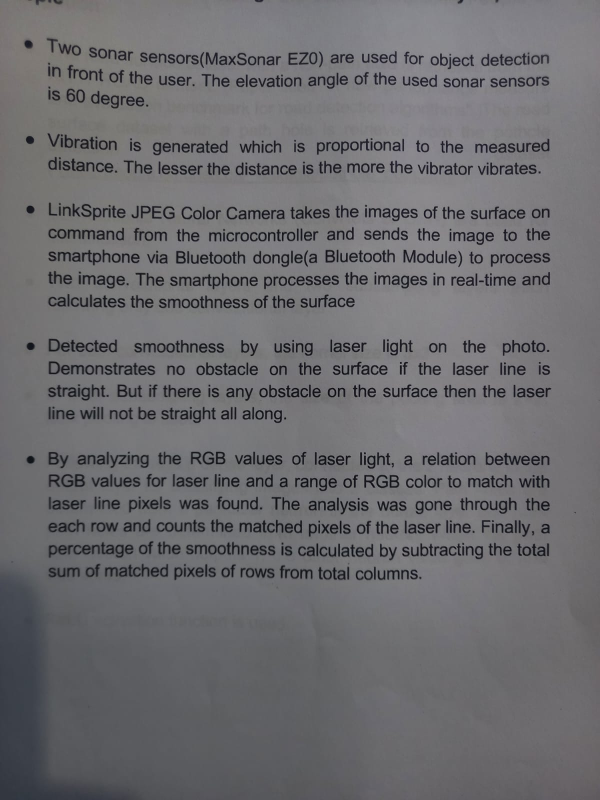
#> input picture test8.jpeg, 1200 x 1600 px (shown at 1/2 size)
$ python column_find_ocr.py
#> lines starting #> are read from the running program, lines starting #| are printed output that depends on the picture; after the words box and inside, x2 and y2 are one past the last pixel; in counts of white or black regions, pixels touching at a corner belong together
import cv2
import matplotlib.pyplot as plt
import numpy as np

img=cv2.imread("test8.jpeg",cv2.IMREAD_GRAYSCALE)  # to actually read
#> img: shape (1600, 1200); min 0, max 162, mean 109
img2=cv2.imread("test8.jpeg")  # to crop each line, same image with no modification
#> img2 is the input picture: shape (1600, 1200, 3); mean B, G, R 111.6, 108.5, 109

img = cv2.threshold(img, 0, 255, cv2.THRESH_BINARY+cv2.THRESH_OTSU)[1]
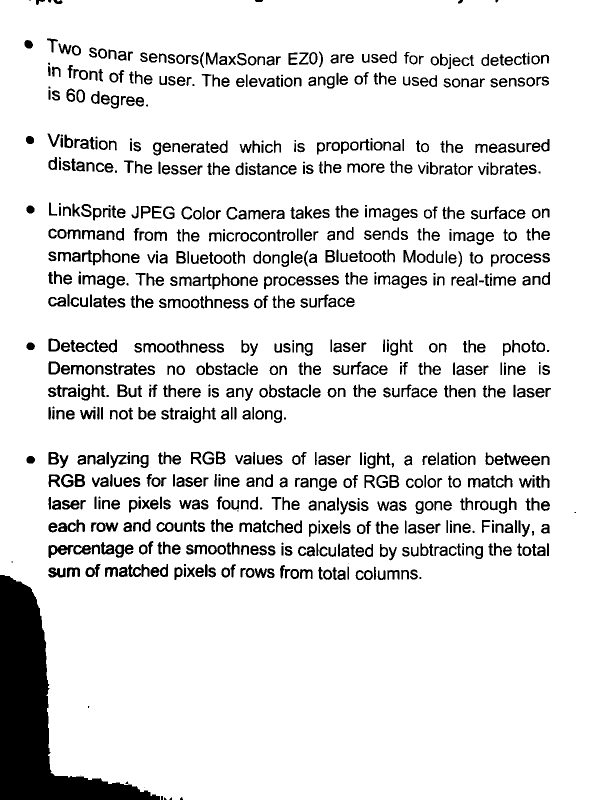
#> img: shape (1600, 1200) (shown at 1/2 size); 89.4% white; 1022 black regions (72 under 20 px), largest, box (x1, y1, x2, y2) and area: (0, 1150, 320, 1600) 47843, (97, 1090, 147, 1116) 637, (96, 1135, 132, 1155) 453

img=255-img
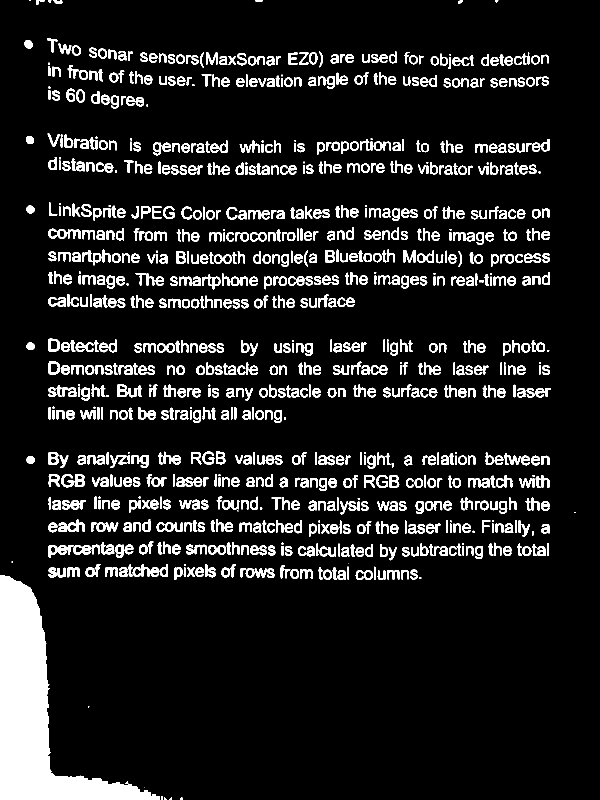
#> img: shape (1600, 1200) (shown at 1/2 size); 10.6% white; 1022 white regions (72 under 20 px), largest, box (x1, y1, x2, y2) and area: (0, 1150, 320, 1600) 47843, (97, 1090, 147, 1116) 637, (96, 1135, 132, 1155) 453

cv2.imshow("sdfsdf",img)

cv2.waitKey(0)


# define the kernel

kernel2 = np.ones((8, 40), np.uint8) #kernel for dilation

img = cv2.dilate(img, kernel2, iterations=1)
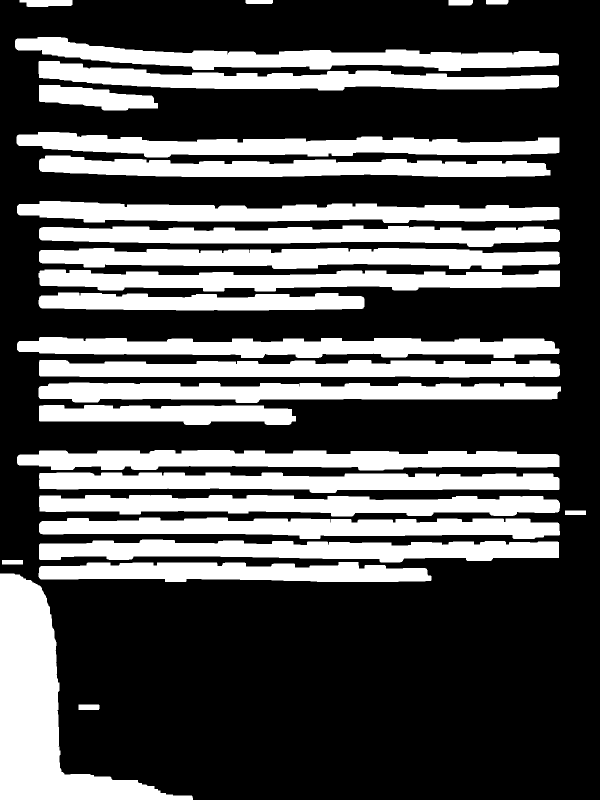
#> img: shape (1600, 1200) (shown at 1/2 size); 33.6% white; 28 white regions

cv2.imshow("dilation",img)
cv2.waitKey(0)


#img = cv2.Canny(img, 30, 200)

#cv2.imshow('image', img)
#cv2.waitKey(0)

#cv2.imwrite("line detected image.png",img)

# Finding Contours
# Use a copy of the image e.g. edged.copy()
# since findContours alters the image
contours, hierarchy = cv2.findContours(img,
    cv2.RETR_EXTERNAL, cv2.CHAIN_APPROX_SIMPLE)
#> contours = 28 contours; largest, box (x1, y1, x2, y2) and area: (0, 1147, 386, 1600) 58032, (34, 900, 1119, 941) 32774, (78, 496, 1120, 538) 32011, (78, 1079, 1118, 1125) 31989, (34, 402, 1119, 446) 31945

# [16 lines of commented-out code are left out]
print(contours)
#> (printed output is left out)
for i,contour in enumerate(contours):
    area=cv2.contourArea(contour)
    perimeter=cv2.arcLength(contour,True)
    #print(i,perimeter)
    if(perimeter<1000 or perimeter>2500):
        pass
    else:
          rect = cv2.minAreaRect(contour)
          box = cv2.boxPoints(rect)
          #print(box)
          box = np.int0(box)
          #print(box)
          cv2.drawContours(img,[box],0,(255,0,255),2)
          x, y, w, h = cv2.boundingRect(contour)

        # Crop the region of interest (ROI) from the original image
          roi = img2[y:y+h, x:x+w]
          # Save the cropped image
          cv2.imwrite(f'test8_{i}.jpg', roi)
#> this loop made 28 passes
#> (area, perimeter, rect, box, x, y, w, h) on passes 2, 3, 5, 6, 8: (58032, 1644.2, ((192.5, 1373), (452, 385), -90), [[385, 1599], [0, 1599], [0, 1147], [385, 1147]], 0, 1147, 386, 453), (23710, 1710.5, ((469.5, 1143.5), (39, 785), -90), [[862, 1163], [77, 1163], [77, 1124], [862, 1124]], 77, 1124, 786, 40), (31989, 2270.9, ((597.5, 1101.7), (43.09, 1039.1), -89.75), [[1116, 1125], [77, 1121], [78, 1077], [1117, 1082]], 78, 1079, 1040, 46), (31254, 2270.3, ((598.5, 1056.2), (41.52, 1041.1), -89.81), [[1118, 1078], [77, 1075], [78, 1033], [1119, 1037]], 78, 1035, 1042, 43), (31527, 2269.3, ((598.5, 1011), (41.53, 1041.1), -89.79), [[1118, 1033], [77, 1029], [78, 988], [1119, 992]], 78, 990, 1042, 43)
#> (area, perimeter) on passes 1, 22, 25, 26, 27, 28: (408, 100.8), (7441, 554.9), (346, 101.7), (470, 113.7), (374, 119.7), (1139, 232.5)
#> pass 2, `roi = img2[y:y+h, x:x+w]`:
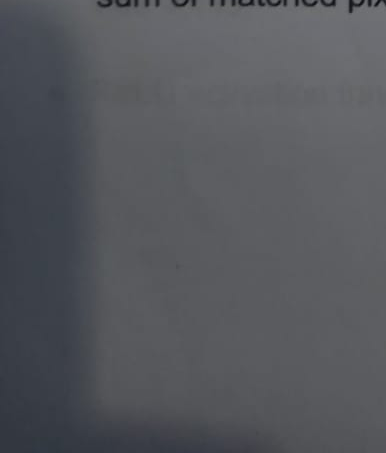
#> roi: shape (453, 386, 3); mean B, G, R 92.1, 86.9, 85.2
#> pass 3, `roi = img2[y:y+h, x:x+w]`:
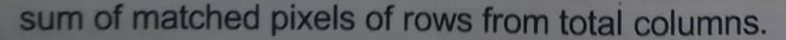
#> roi: shape (40, 786, 3); mean B, G, R 99.5, 95.8, 95
#> after the loop:
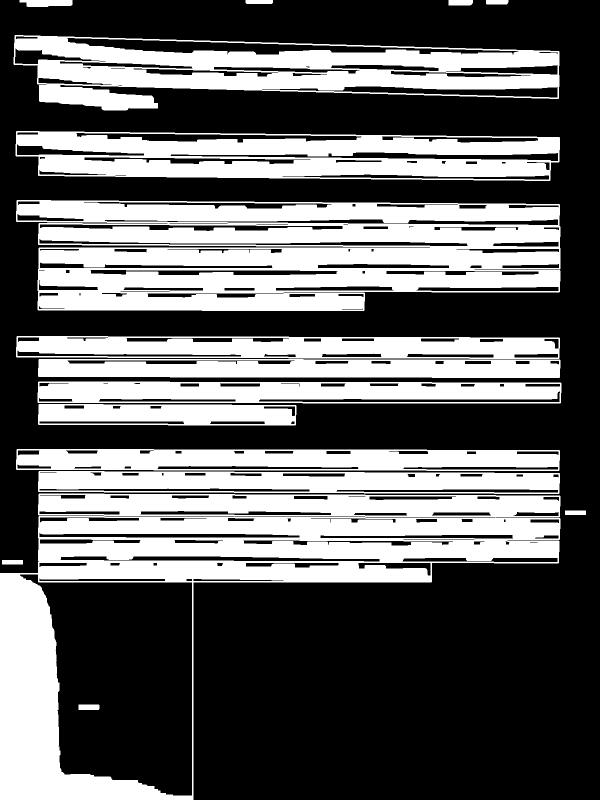
#> img: shape (1600, 1200) (shown at 1/2 size); 38.8% white; 17 white regions, largest, box (x1, y1, x2, y2) and area: (0, 987, 1121, 1600) 203546, (32, 400, 1121, 622) 173895, (27, 70, 1119, 221) 81431

   # [16 lines of commented-out code are left out]
cv2.imwrite('Bounding Boxes.png', img)
cv2.waitKey(0)
cv2.destroyAllWindows()


# [13 lines of commented-out code are left out]
cv2.waitKey(0)
cv2.destroyAllWindows()

$ run again, with test2.jpeg copied over test8.jpeg
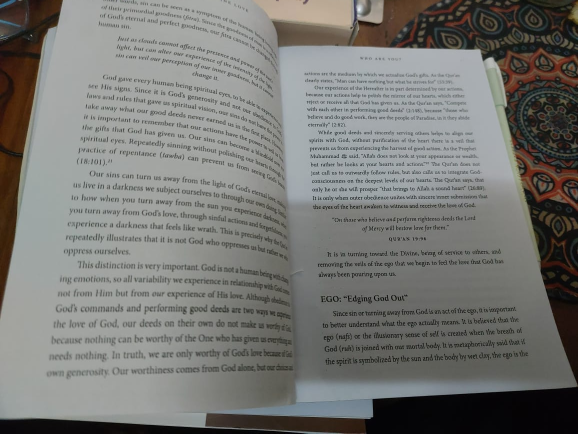
#> input picture test2.jpeg, 1156 x 867 px (shown at 1/2 size)
#> img2 is the input picture: shape (867, 1156, 3); mean B, G, R 116.1, 119.3, 119.2
#> `img = cv2.threshold(img, 0, 255, cv2.THRESH_BINARY+cv2.THRESH_OTSU)[1]`:
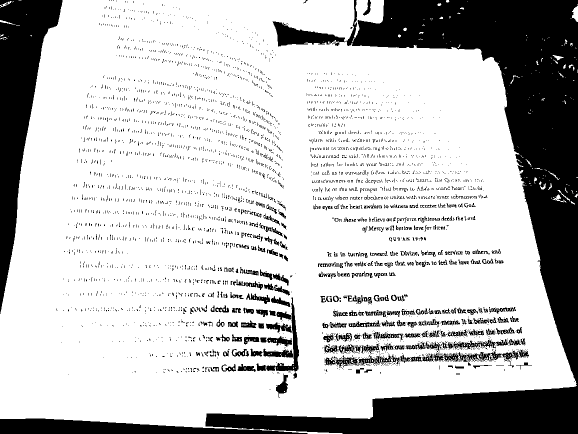
#> img: shape (867, 1156) (shown at 1/2 size); 76.1% white; 4290 black regions (3970 under 20 px), largest, box (x1, y1, x2, y2) and area: (411, 0, 1156, 867) 149128, (0, 0, 125, 628) 32477, (0, 837, 615, 867) 10514
#> contours = 27 contours; largest, box (x1, y1, x2, y2) and area: (0, 0, 1156, 867) 203432, (94, 520, 618, 800) 67552, (139, 148, 588, 381) 60910, (625, 611, 1084, 751) 53936, (114, 340, 596, 527) 49959
#> (printed output is left out)
#> the loop `for i,contour in enumerate(contours):` made 27 passes
#> (area, perimeter, rect, box, x, y, w, h) on passes 6, 9, 23: (53935.5, 2124.8, ((853.7, 680.7), (457, 136.2), -0.961), [[626, 752], [624, 616], [1080, 608], [1083, 744]], 625, 611, 459, 140), (16914.5, 1680.6, ((821.5, 528), (409.2, 60.49), -1), [[617, 561], [616, 501], [1025, 494], [1026, 554]], 617, 495, 410, 66), (18598, 1255.2, ((394.7, 123.3), (75.33, 366.4), -75.26), [[562, 206], [207, 113], [227, 40], [581, 133]], 214, 70, 352, 127)
#> after the loop `for i,contour in enumerate(contours):`:
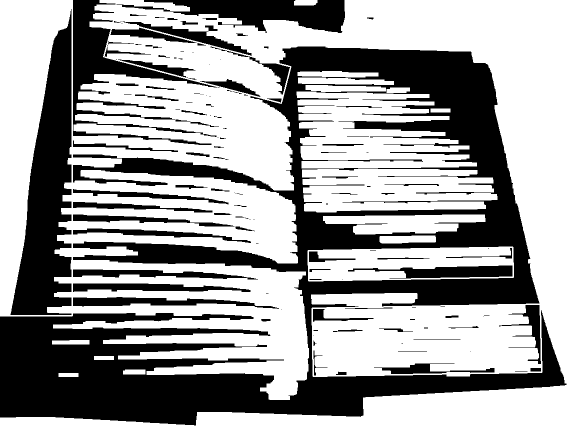
#> img: shape (867, 1156) (shown at 1/2 size); 62.8% white; 136 black regions (53 under 20 px), largest, box (x1, y1, x2, y2) and area: (0, 93, 1133, 851) 249305, (21, 18, 143, 630) 40711, (146, 0, 435, 290) 18219
